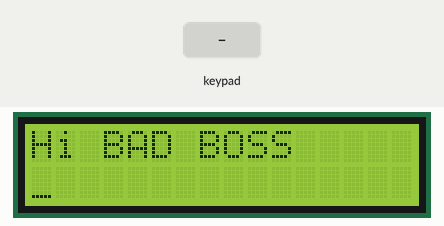
Simulated run of this sketch. Board: Arduino Uno, built with avr-gcc and run on an emulated ATmega328P. Parts: 16×2 character LCD. The test bench sets the inputs (shaded band). What the sketch prints to the serial monitor is not drawn.

Above: at 1.2 s.
1.3 s: keypad keys 9 1 0 1 1 1 2 # pressed 0.4 s apart
At 5.5 s:
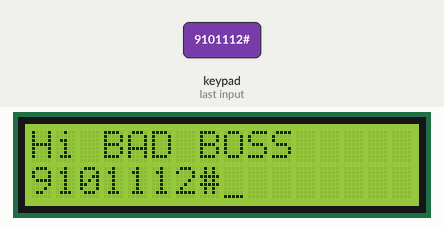
6.0 s: key 'A' pressed
At 7.2 s:
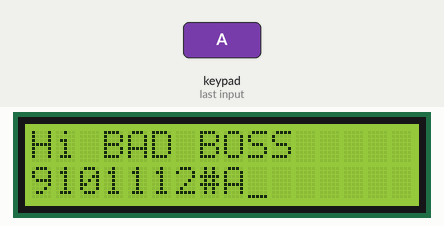
7.5 s: key 'B' pressed
At 8.4 s:
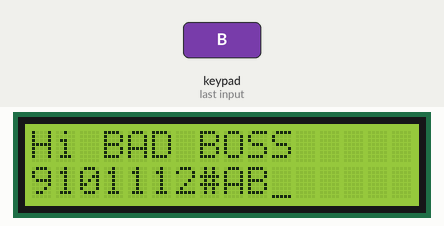
9.0 s: keypad keys 9 1 0 1 1 1 2 * pressed 0.4 s apart
At 12.8 s:
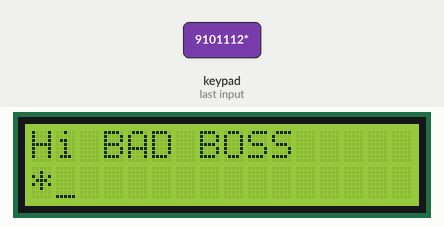
13.7 s: key 'C' pressed
At 14.1 s:
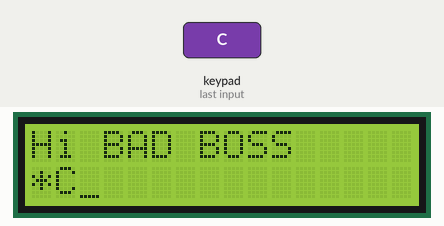
15.2 s: keypad keys 9 1 0 1 1 1 2 D pressed 0.4 s apart
At 18.6 s:
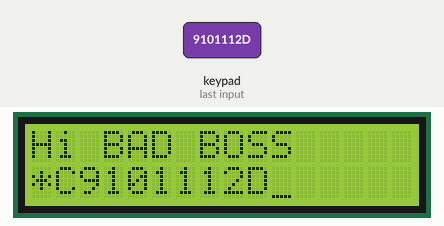
Timing chart, 0 to 20.1 s (numbered marks = the images above; inputs shaded):
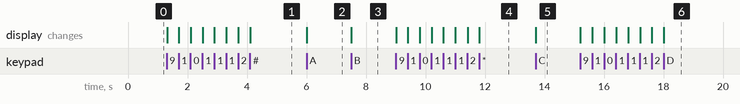

Measured:
- after the input at 1.3 s, the display: first changes at once (image 1 shows a later state)
- after the input at 6.0 s, the display: changes at once (image 2)
- after the input at 7.5 s, the display: changes at once (image 3)
- after the input at 9.0 s, the display: first changes at once (image 4 shows a later state)
- after the input at 13.7 s, the display: changes at once (image 5)
- after the input at 15.2 s, the display: first changes at once (image 6 shows a later state)

The sketch:

BADBOSS.ino
```cpp
#include <Keypad.h>
#include <LiquidCrystal_I2C.h>
#include <Wire.h>
#define KEY_ROWS 4
#define KEY_COLS 4

char keymap[KEY_ROWS][KEY_COLS] = {
  {'1', '2', '3', 'A'},
  {'4', '5', '6', 'B'},
  {'7', '8', '9', 'C'},
  {'*', '0', '#', 'D'}
};

byte rowPins[KEY_ROWS]={9,10,11,12};
byte colPins[KEY_COLS]={2,3,4,5};

Keypad myKeypad =Keypad(makeKeymap(keymap),rowPins,colPins,KEY_ROWS,KEY_COLS);
LiquidCrystal_I2C lcd(0x27, 16, 2);
int cursorColumn = 0;

void Menu(){
  lcd.clear();
  lcd.print("Hi BAD BOSS");
  lcd.setCursor(cursorColumn, 1);
  lcd.cursor();
}

void setup() {
  Serial.begin(9600);
  Serial.println("Hi BAD BOSS");
  Wire.begin();
  lcd.init();
  lcd.backlight();
  Menu();
}

void loop() {
  char key = myKeypad.getKey();
  if(key){
    lcd.setCursor(cursorColumn,1);
    lcd.print(key);
    lcd.cursor();
    Serial.println(key);
    cursorColumn++;
    if(cursorColumn == 17){
      Menu();
      cursorColumn = 0;
    }
  }
}
```
